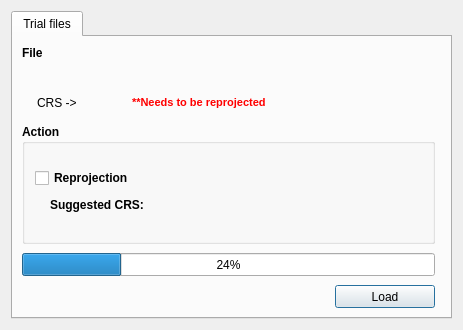
<?xml version="1.0" encoding="UTF-8"?>
<ui version="4.0">
 <class>Dialog</class>
 <widget class="QDialog" name="Dialog">
  <property name="geometry">
   <rect>
    <x>0</x>
    <y>0</y>
    <width>463</width>
    <height>330</height>
   </rect>
  </property>
  <property name="minimumSize">
   <size>
    <width>450</width>
    <height>330</height>
   </size>
  </property>
  <property name="windowTitle">
   <string>Dialog</string>
  </property>
  <layout class="QGridLayout" name="gridLayout">
   <item row="0" column="0">
    <widget class="QTabWidget" name="tabWidget">
     <widget class="QWidget" name="tab">
      <attribute name="title">
       <string>Trial files</string>
      </attribute>
      <layout class="QGridLayout" name="gridLayout_2">
       <item row="2" column="0">
        <widget class="QGroupBox" name="groupBox">
         <property name="sizePolicy">
          <sizepolicy hsizetype="Preferred" vsizetype="MinimumExpanding">
           <horstretch>0</horstretch>
           <verstretch>0</verstretch>
          </sizepolicy>
         </property>
         <property name="minimumSize">
          <size>
           <width>0</width>
           <height>0</height>
          </size>
         </property>
         <property name="font">
          <font>
           <weight>75</weight>
           <bold>true</bold>
          </font>
         </property>
         <property name="title">
          <string>Action</string>
         </property>
         <layout class="QGridLayout" name="gridLayout_4">
          <property name="leftMargin">
           <number>10</number>
          </property>
          <property name="topMargin">
           <number>10</number>
          </property>
          <property name="rightMargin">
           <number>10</number>
          </property>
          <property name="bottomMargin">
           <number>10</number>
          </property>
          <property name="spacing">
           <number>5</number>
          </property>
          <item row="2" column="0">
           <layout class="QVBoxLayout" name="verticalLayout_2">
            <property name="spacing">
             <number>5</number>
            </property>
            <item>
             <layout class="QHBoxLayout" name="horizontalLayout_5">
              <property name="spacing">
               <number>5</number>
              </property>
              <item>
               <widget class="QCheckBox" name="reprojectCheckBox">
                <property name="styleSheet">
                 <string notr="true">font: 8pt &quot;MS Shell Dlg 2&quot;;</string>
                </property>
                <property name="text">
                 <string>Reprojection</string>
                </property>
               </widget>
              </item>
             </layout>
            </item>
            <item>
             <layout class="QHBoxLayout" name="horizontalLayout_4">
              <property name="spacing">
               <number>5</number>
              </property>
              <property name="leftMargin">
               <number>15</number>
              </property>
              <item>
               <widget class="QLabel" name="label">
                <property name="styleSheet">
                 <string notr="true">font: 8pt &quot;MS Shell Dlg 2&quot;;</string>
                </property>
                <property name="text">
                 <string>Suggested CRS:</string>
                </property>
               </widget>
              </item>
              <item>
               <spacer name="horizontalSpacer_4">
                <property name="orientation">
                 <enum>Qt::Horizontal</enum>
                </property>
                <property name="sizeType">
                 <enum>QSizePolicy::Fixed</enum>
                </property>
                <property name="sizeHint" stdset="0">
                 <size>
                  <width>5</width>
                  <height>20</height>
                 </size>
                </property>
               </spacer>
              </item>
              <item>
               <widget class="QgsProjectionSelectionWidget" name="suggestedCrsSelectionWidget">
                <property name="minimumSize">
                 <size>
                  <width>0</width>
                  <height>23</height>
                 </size>
                </property>
                <property name="maximumSize">
                 <size>
                  <width>16777215</width>
                  <height>23</height>
                 </size>
                </property>
                <property name="styleSheet">
                 <string notr="true">font: 8pt &quot;MS Shell Dlg 2&quot;;</string>
                </property>
               </widget>
              </item>
             </layout>
            </item>
           </layout>
          </item>
         </layout>
        </widget>
       </item>
       <item row="1" column="0">
        <spacer name="verticalSpacer">
         <property name="orientation">
          <enum>Qt::Vertical</enum>
         </property>
         <property name="sizeType">
          <enum>QSizePolicy::Fixed</enum>
         </property>
         <property name="sizeHint" stdset="0">
          <size>
           <width>20</width>
           <height>5</height>
          </size>
         </property>
        </spacer>
       </item>
       <item row="0" column="0" colspan="2">
        <layout class="QVBoxLayout" name="verticalLayout">
         <property name="spacing">
          <number>5</number>
         </property>
         <property name="leftMargin">
          <number>0</number>
         </property>
         <property name="rightMargin">
          <number>10</number>
         </property>
         <item>
          <layout class="QHBoxLayout" name="horizontalLayout">
           <item>
            <widget class="QLabel" name="pointsFileLabel">
             <property name="font">
              <font>
               <weight>75</weight>
               <bold>true</bold>
              </font>
             </property>
             <property name="styleSheet">
              <string notr="true"/>
             </property>
             <property name="text">
              <string>File</string>
             </property>
            </widget>
           </item>
          </layout>
         </item>
         <item>
          <layout class="QHBoxLayout" name="horizontalLayout_2">
           <property name="spacing">
            <number>5</number>
           </property>
           <property name="leftMargin">
            <number>10</number>
           </property>
           <item>
            <widget class="QgsFileWidget" name="pointsFileWidget">
             <property name="sizePolicy">
              <sizepolicy hsizetype="Expanding" vsizetype="Fixed">
               <horstretch>0</horstretch>
               <verstretch>0</verstretch>
              </sizepolicy>
             </property>
             <property name="minimumSize">
              <size>
               <width>0</width>
               <height>23</height>
              </size>
             </property>
             <property name="maximumSize">
              <size>
               <width>16777215</width>
               <height>16777215</height>
              </size>
             </property>
             <property name="styleSheet">
              <string notr="true">font: 8pt &quot;MS Shell Dlg 2&quot;;</string>
             </property>
             <property name="filter">
              <string>*.shp</string>
             </property>
             <property name="storageMode">
              <enum>QgsFileWidget::GetFile</enum>
             </property>
            </widget>
           </item>
          </layout>
         </item>
         <item>
          <layout class="QHBoxLayout" name="horizontalLayout_3">
           <property name="leftMargin">
            <number>5</number>
           </property>
           <item>
            <spacer name="horizontalSpacer">
             <property name="orientation">
              <enum>Qt::Horizontal</enum>
             </property>
             <property name="sizeType">
              <enum>QSizePolicy::Fixed</enum>
             </property>
             <property name="sizeHint" stdset="0">
              <size>
               <width>10</width>
               <height>20</height>
              </size>
             </property>
            </spacer>
           </item>
           <item>
            <widget class="QLabel" name="crsLabel">
             <property name="minimumSize">
              <size>
               <width>80</width>
               <height>0</height>
              </size>
             </property>
             <property name="styleSheet">
              <string notr="true">font: 8pt &quot;MS Shell Dlg 2&quot;;</string>
             </property>
             <property name="text">
              <string>CRS -&gt; </string>
             </property>
            </widget>
           </item>
           <item>
            <spacer name="horizontalSpacer_2">
             <property name="orientation">
              <enum>Qt::Horizontal</enum>
             </property>
             <property name="sizeType">
              <enum>QSizePolicy::Fixed</enum>
             </property>
             <property name="sizeHint" stdset="0">
              <size>
               <width>10</width>
               <height>20</height>
              </size>
             </property>
            </spacer>
           </item>
           <item>
            <widget class="QLabel" name="crsWarningLabel">
             <property name="font">
              <font>
               <family>MS Shell Dlg 2</family>
               <pointsize>8</pointsize>
               <weight>75</weight>
               <italic>false</italic>
               <bold>true</bold>
              </font>
             </property>
             <property name="styleSheet">
              <string notr="true"/>
             </property>
             <property name="text">
              <string>&lt;html&gt;&lt;head/&gt;&lt;body&gt;&lt;p&gt;&lt;span style=&quot; font-size:8pt; color:#ff0000;&quot;&gt;**Needs to be reprojected&lt;/span&gt;&lt;/p&gt;&lt;/body&gt;&lt;/html&gt;</string>
             </property>
            </widget>
           </item>
           <item>
            <spacer name="horizontalSpacer_3">
             <property name="orientation">
              <enum>Qt::Horizontal</enum>
             </property>
             <property name="sizeHint" stdset="0">
              <size>
               <width>40</width>
               <height>20</height>
              </size>
             </property>
            </spacer>
           </item>
          </layout>
         </item>
        </layout>
       </item>
       <item row="4" column="0">
        <layout class="QHBoxLayout" name="horizontalLayout_7">
         <property name="spacing">
          <number>0</number>
         </property>
         <item>
          <spacer name="horizontalSpacer_5">
           <property name="orientation">
            <enum>Qt::Horizontal</enum>
           </property>
           <property name="sizeHint" stdset="0">
            <size>
             <width>40</width>
             <height>20</height>
            </size>
           </property>
          </spacer>
         </item>
         <item>
          <widget class="QPushButton" name="loadPointsPushButton">
           <property name="minimumSize">
            <size>
             <width>100</width>
             <height>23</height>
            </size>
           </property>
           <property name="maximumSize">
            <size>
             <width>16777215</width>
             <height>28</height>
            </size>
           </property>
           <property name="styleSheet">
            <string notr="true">font: 8pt &quot;MS Shell Dlg 2&quot;;</string>
           </property>
           <property name="text">
            <string>Load</string>
           </property>
          </widget>
         </item>
        </layout>
       </item>
       <item row="3" column="0">
        <layout class="QVBoxLayout" name="verticalLayout_3">
         <property name="spacing">
          <number>5</number>
         </property>
         <property name="leftMargin">
          <number>0</number>
         </property>
         <property name="topMargin">
          <number>3</number>
         </property>
         <property name="rightMargin">
          <number>0</number>
         </property>
         <property name="bottomMargin">
          <number>3</number>
         </property>
         <item>
          <widget class="QProgressBar" name="progressBar">
           <property name="minimumSize">
            <size>
             <width>0</width>
             <height>23</height>
            </size>
           </property>
           <property name="value">
            <number>24</number>
           </property>
          </widget>
         </item>
        </layout>
       </item>
      </layout>
     </widget>
    </widget>
   </item>
  </layout>
 </widget>
 <customwidgets>
  <customwidget>
   <class>QgsFileWidget</class>
   <extends>QWidget</extends>
   <header>qgsfilewidget.h</header>
  </customwidget>
  <customwidget>
   <class>QgsProjectionSelectionWidget</class>
   <extends>QWidget</extends>
   <header>qgsprojectionselectionwidget.h</header>
  </customwidget>
 </customwidgets>
 <resources/>
 <connections/>
</ui>
